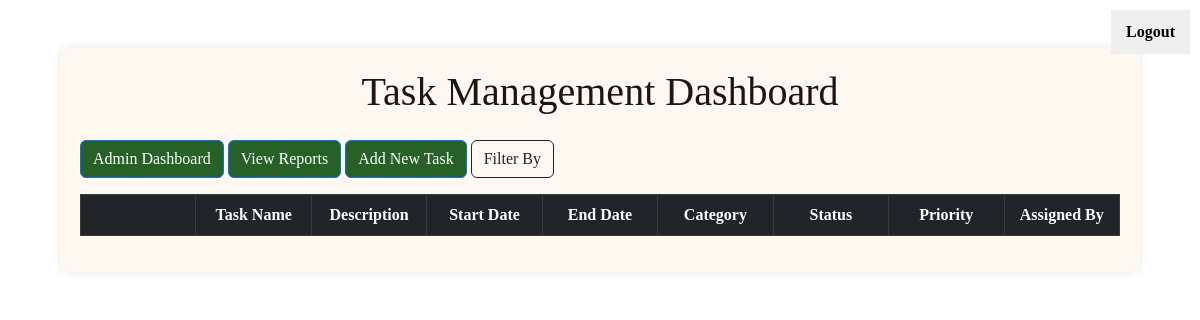
The page /dashboard (signed in) on the database as committed earlier.
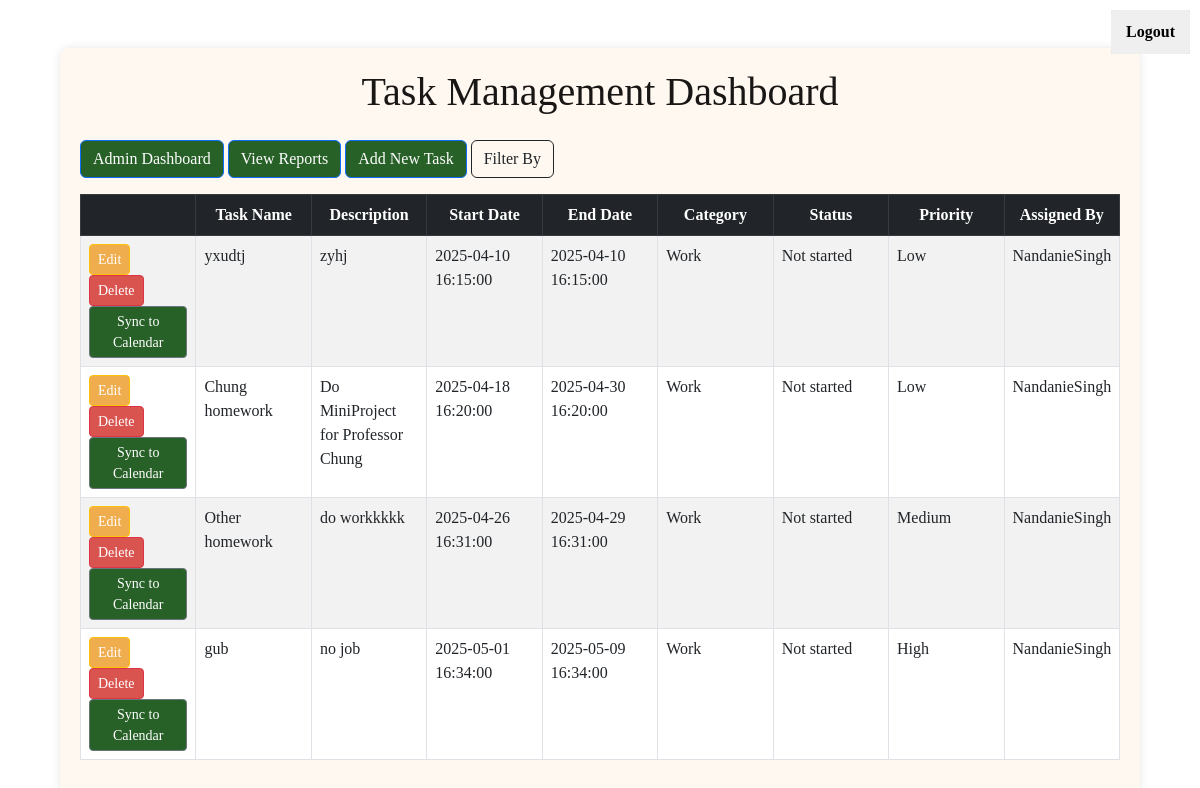
The same page on the database as committed later.
### models.py (models this page shows, shortened)
class Task(Base):
    __tablename__ = 'tasks'
    id = Column(Integer, primary_key=True)
    name = Column(String(50))
    description = Column(String(140))
    startDate = Column(DateTime)
    dueDate = Column(DateTime)
    category = Column(String(20))
    status = Column(String(20))
    priority = Column(String(10))
    assignedTo = Column(Integer, ForeignKey('users.id'))
    assignedBy = Column(Integer, ForeignKey('users.id'))

### app.py (the view, shortened to what this page needs)
@app.route('/dashboard', methods=['GET', 'POST'])
@login_required
def dashboard():
    user_tasks = (
        db_sessions.query(Task)
        .join(UserTask, Task.id == UserTask.task_id)
        .filter(UserTask.user_id == current_user.id)
        .all()
    )
    users = User.query.all()
    filters = {
        "status": request.args.getlist("status"),  # Get selected statuses
        "priority": request.args.getlist("priority"),
        "category": request.args.getlist("category"),
        "assigned_by": request.args.getlist("assignedBy"),
    }
    filter_query = (
        db_sessions.query(Task)
        .join(UserTask, Task.id == UserTask.task_id)
        .filter(UserTask.user_id == current_user.id)
    )
    if filters["status"]:
        filter_query = filter_query.filter(Task.status.in_(filters["status"]))
        print(f"Filtering by status: {filters['status']}")
    if filters["priority"]:
        filter_query = filter_query.filter(Task.priority.in_(filters["priority"]))
        print(f"Filtering by priority: {filters['priority']}")
    if filters["category"]:
        filter_query = filter_query.filter(Task.category.in_(filters["category"]))
        print(f"Filtering by category: {filters['category']}")
    if filters["assigned_by"]:
        filter_query = filter_query.filter(Task.assignedBy.in_(filters["assigned_by"]))
        print(f"Filtering by assigned by: {filters['assigned_by']}")
    user_tasks = filter_query.all()
    assigned_by_users = (
        db_sessions.query(User)
        .join(Task, User.username == Task.assignedBy)  # Join on username
        .join(UserTask, Task.id == UserTask.task_id)
        .filter(UserTask.user_id == current_user.id)
        .distinct()
        .all()
    )
    print("Assigned By Users:", [user.username for user in assigned_by_users])
    users = User.query.all()  # Get all users for dropdown
    generate_progress_pie_chart(current_user.id)
    return render_template('dashboard.html', tasks=user_tasks, user=current_user, users=users, assigned_by_users=assigned_by_users, filters=filters)

### models.py (called while the page is built)
@login_manager.user_loader
def load_user(user_id):
    return User.query.get(user_id)

    def get_id(self):
        return self.id

### reports.py (called while the page is built)
def fetch_task_data(user_id):
    conn = sqlite3.connect('database.db')
    cursor = conn.cursor()
    query = """
    SELECT status, COUNT(*)
    FROM tasks
    WHERE assignedTo = ?
    GROUP BY status
    """
    cursor.execute(query, (user_id,))
    data = cursor.fetchall()
    conn.close()
    return data

def generate_progress_pie_chart(user_id):
    task_data = fetch_task_data(user_id)
    labels = [row[0] for row in task_data]  # Task statuses ###FIX: Change to 'status' instead of 'category'
    values = [row[1] for row in task_data]  # Task count per category
    fig = go.Figure(data=[go.Pie(labels=labels, values=values, hole=0.4)])
    fig.update_layout(title_text="Task Distribution by Status")
    chart_html = pio.to_html(fig, full_html=False)
    return chart_html  # Return HTML instead of displaying

### templates/dashboard.html (shortened to what this page needs)
<!DOCTYPE html>
<html lang="en">
<head>
    <link href="https://cdn.jsdelivr.net/npm/bootstrap@5.3.0-alpha1/dist/css/bootstrap.min.css" rel="stylesheet">
    <link rel= "stylesheet" type= "text/css" href= "{{ url_for('static',filename='css/dashboard.css') }}">
</head>
<body>
    <div class="logout-button">
        <a href="/logout">
            <button type="button">Logout</button>
        </a>
    </div>
    <div class="container mt-5">
        <h1 class="text-center mb-4">Task Management Dashboard</h1>
        {% if user.Role == "Admin" %}
            <a class="btn btn-primary mb-3" href="{{ url_for('admin') }}">Admin Dashboard</a>
        {% endif %}
        <a class="btn btn-primary mb-3" href="{{ url_for('reports') }}">View Reports</a>
        <button class="btn btn-primary mb-3" data-bs-toggle="modal" data-bs-target="#addTaskModal">Add New Task</button>
        <a id="filter-by" class="btn btn-outline-dark" data-bs-toggle="modal" data-bs-target="#filterTaskModal">Filter By</a>
        <div id="table-container">
            <table class="table table-bordered table-striped">
                <thead class="table-dark">
                    <tr>
                        <th> </th>
                        <th>Task Name</th>
                        <th>Description</th>
                        <th>Start Date</th>
                        <th>End Date</th>
                        <th>Category</th>
                        <th>Status</th>
                        <th>Priority</th>
                        <th>Assigned By</th>
                    </tr>
                </thead>
                <tbody id="taskTableBody" method="GET" action="/dashboard">
                    {% for task in tasks %}
                    <tr class="priority-{{ task.priority|lower }}">
                        <td>
                            <button class="btn btn-warning btn-sm" class="td-btns" data-bs-toggle="modal" data-bs-target="#editTaskModal{{ task.id }}">
                                Edit
                            </button>
                            <button class="btn btn-danger btn-sm" class="td-btns" data-bs-toggle="modal" data-bs-target="#deleteTaskModal{{ task.id }}">Delete</button>
                            <button id="sync-btn" class="btn btn-secondary btn-sm" class="td-btns" onclick="window.location.href = '/calendar_sync/{{ task.id }}';">Sync to Calendar</button>
                        </td>
                        <td>{{ task.name }}</td>
                        <td>{{ task.description }}</td>
                        <td>{{ task.startDate }}</td>
                        <td>{{ task.dueDate }}</td>
                        <td>{{ task.category }}</td>
                        <td>{{ task.status }}</td>
                        <td>{{ task.priority }}</td>
                         <td>{{ task.assignedBy }}</td>
                    </tr>
                    {% endfor %}
                </tbody>
            </table>
        </div>
    </div>
</body>
</html>

### static/css/dashboard.css (style rules this page uses)
body { font-family: 'Playfair Display', serif; background-image: url('https://plus.unsplash.com/premium_photo-1683309568772-57011d6c1b7b?fm=jpg&q=60&w=3000&ixlib=rb-4.0.3&ixid=M3wxMjA3fDB8MHxzZWFyY2h8NXx8dG8lMjBkbyUyMGxpc3R8ZW58MHx8MHx8fDA%3D'); background-size: cover; background-position: center; background-repeat: no-repeat; background-attachment: fixed; margin: 0; padding: 0; display: flex; justify-content: center; align-items: center; height: 100vh; color: #191716; }
.container { background-color: #fff8f0; padding: 20px; border-radius: 10px; margin-bottom: 30px; box-shadow: 0px 0px 10px rgba(0, 0, 0, 0.1); width: 90%; max-width: 90%; overflow: auto; }
table { width: 100%; border-collapse: collapse; max-width: 100%; overflow: auto; }
#table-container { max-width: 100%; overflow: auto; width: 100%; }
table { border: 1px solid black; table-layout: fixed; width: 200px; }
th { background-color: #c7a17a; color: #ffffff; padding: 10px; text-align: center; width: 100px; overflow: auto; }
td { background-color: #e4c8a2; padding: 10px; width: 100px; overflow: auto; }
body { display: flex; flex-direction: column; align-items: center; justify-content: center; height: 100%; width: 100%; }
.logout-button { position: absolute; top: 10px; right: 10px; background-color: #e8eae9; }
button { padding: 10px 15px; border: none; border-radius: 5px; cursor: pointer; font-weight: bold; }
button.btn-primary { background-color: #276128; color: white; }
a.btn-primary { background-color: #276128; color: white; }
#sync-btn { background-color: #276128; color: white; }
#filter-by { margin-bottom: 1rem; }
button.btn-danger { background-color: #d9534f; color: white; }
button.btn-warning { background-color: #f0ad4e; color: white; }

Rows that differ between the two databases and show on the page:
added Task: name "yxudtj", description "zyhj", startDate "2025-04-10 16:15:00", dueDate "2025-04-10 16:15:00", category "Work", status "Not started", priority "Low", assignedBy "NandanieSingh"
added Task: name "Chung homework", description "Do MiniProject for Professor Chung", startDate "2025-04-18 16:20:00", dueDate "2025-04-30 16:20:00", category "Work", status "Not started", priority "Low", assignedBy "NandanieSingh"
added Task: name "Other homework", description "do workkkkk", startDate "2025-04-26 16:31:00", dueDate "2025-04-29 16:31:00", category "Work", status "Not started", priority "Medium", assignedBy "NandanieSingh"
added Task: name "gub", description "no job", startDate "2025-05-01 16:34:00", dueDate "2025-05-09 16:34:00", category "Work", status "Not started", priority "High", assignedBy "NandanieSingh"
